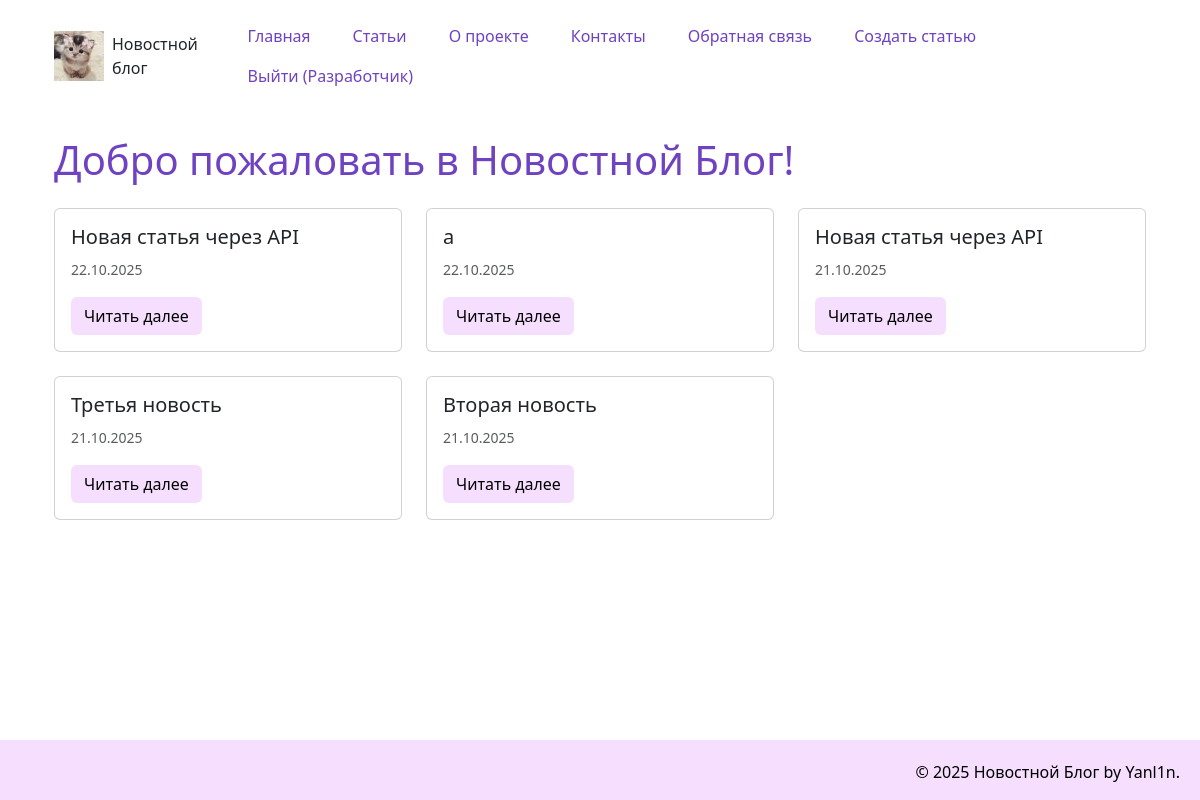
Screenshot of / (signed in) with the database file from the repository.
### models.py (models this page shows, shortened)
class User(UserMixin, data_base.Model):
    __tablename__= "user"
    id = data_base.Column(data_base.Integer, primary_key = True)
    name = data_base.Column(data_base.String(100), nullable=False)
    email = data_base.Column(data_base.String(100), nullable=False)
    hashed_password = data_base.Column(data_base.String(200), nullable=False)
    date = data_base.Column(data_base.DateTime, default=datetime.utcnow)
    articles = data_base.relationship('Article', backref='author', lazy=True)

class Article(data_base.Model):
    __tablename__= "article"
    id = data_base.Column(data_base.Integer, primary_key = True)
    title = data_base.Column(data_base.String(200), nullable=False)
    text = data_base.Column(data_base.Text, nullable=False)
    date = data_base.Column(data_base.DateTime, default=datetime.utcnow)
    user_id = data_base.Column(data_base.Integer, data_base.ForeignKey('user.id'), nullable=False)
    category = data_base.Column(data_base.String(50), default='Общая')
    comment = data_base.relation('Comment', backref='article', lazy='dynamic')

### app.py (the view)
@app.route("/index")
@app.route("/")
def index():
    articles = Article.query.order_by(Article.date.desc()).limit(6).all()
    return render_template('index.html', articles=articles, current_date=date.today())

### app.py (called while the page is built)
@login_manager.user_loader
def load_user(user_id):
    return User.query.get(int(user_id))

### templates/index.html (shortened to what this page needs)
{% extends 'base.html' %}
{% block content%}
<h1>Добро пожаловать в Новостной Блог!</h1>
<div class="row mt-4">
    {% for article in articles %}
    <div class="col-md-6 col-lg-4 mb-4">
        <div class="card h-100">
            <div class="card-body">
                <h5 class="card-title">
                    {{ article.title }}
                </h5>
                <p class="card-text">
                    <small class="text-muted">{{ article.date.strftime('%d.%m.%Y') }}</small>
                </p>
                <a href="{{ url_for('news_article', id=article.id) }}" class="btn btn-custom">Читать далее</a>
            </div>
        </div>
    </div>
    {% endfor %}
</div>
{%  endblock %}

### templates/base.html (shortened to what this page needs)
<!DOCTYPE html>
<html lang="ru">
<head>
    <link href="https://cdn.jsdelivr.net/npm/bootstrap@5.3.8/dist/css/bootstrap.min.css" rel="stylesheet">
    <link rel="stylesheet" href="{{ url_for('static', filename='css/main.css')}}">
</head>
<body>
    <div class="container">
        <div class="container">
            <header class="d-flex justify-content-between align-items-center py-3">
                <a href="/" class="d-flex align-items-center text-dark text-decoration-none">
                    <img src="{{ url_for('static', filename='img/cat.jpg')}}" alt="Логотип" width="50" height="50" class="me-2">
                Новостной блог
            </a>
            <ul class="nav nav-pills">
                <li class="nav-item"><a href="{{ url_for('index')}}" class="nav-link" aria-current="page">Главная</a></li>
                <li class="nav-item"><a href="{{ url_for('articles_list')}}" class="nav-link">Статьи</a></li>
                <li class="nav-item"><a href="{{ url_for('about')}}" class="nav-link">О проекте</a></li>
                <li class="nav-item"><a href="{{ url_for('contact')}}" class="nav-link">Контакты</a></li>
                <li class="nav-item"><a href="{{ url_for('feedback')}}" class="nav-link">Обратная связь</a></li>
                {% if current_user.is_authenticated %}
                    <li class="nav-item"><a href="{{ url_for('create_article')}}" class="nav-link">Создать статью</a></li>
                    <li class="nav-item"><a href="{{ url_for('logout')}}" class="nav-link">Выйти ({{ current_user.name }})</a></li>
                {% else %}
                    <li class="nav-item"><a href="{{ url_for('login_page')}}" class="nav-link">Войти</a></li>
                    <li class="nav-item"><a href="{{ url_for('register')}}" class="nav-link">Регистрация</a></li>
                {% endif %}
            </ul>
            </header>
        </div>
        <div class="container mt-4">
            {% block content %}{% endblock %}
        </div>
    </div>
    <footer>
        <p>&copy; 2025 Новостной Блог by Yanl1n.</p>
    </footer>
</body>
</html>

### static/css/main.css (style rules this page uses)
body { display: flex; flex-direction: column; min-height: 100vh; }
.container { flex: 1; }
h1 { color:#6f42c1; }
footer { margin-top: auto; padding: 20px; background: #F6DEFF; text-align: right; color: black; height: 60px; }
.btn-custom { background-color: #F6DEFF; color: rgb(0, 0, 0); }
.nav-pills .nav-link { color:#6f42c1; margin: 0 5px; }

### rows the page displays
User: name "Разработчик"
Article: title "Новая статья через API", date "22.10.2025"
Article: title "a", date "22.10.2025"
Article: title "Новая статья через API", date "21.10.2025"
Article: title "Третья новость", date "21.10.2025"
Article: title "Вторая новость", date "21.10.2025"
